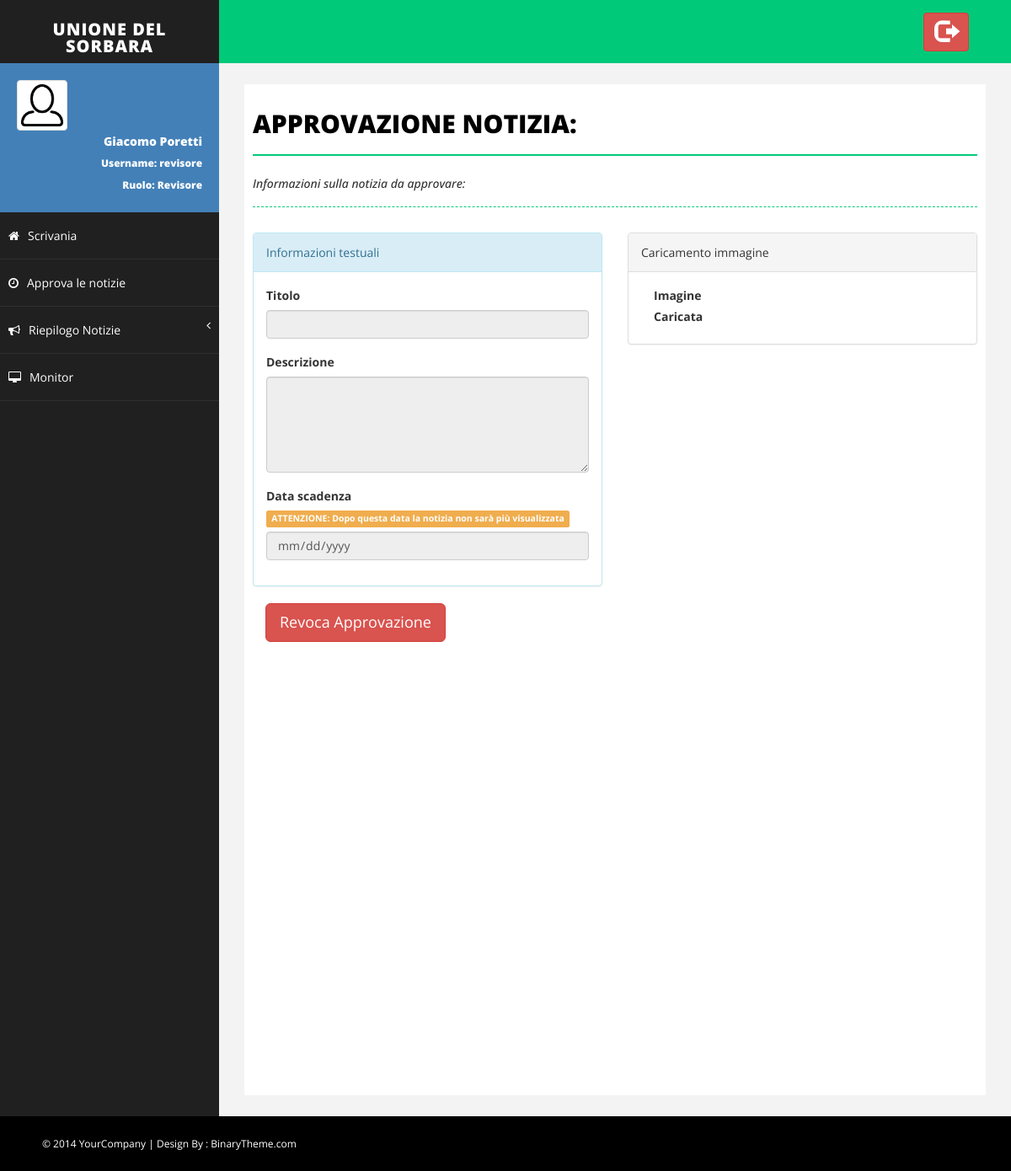
/approva/19 (signed in), run on an earlier commit of the app's database.
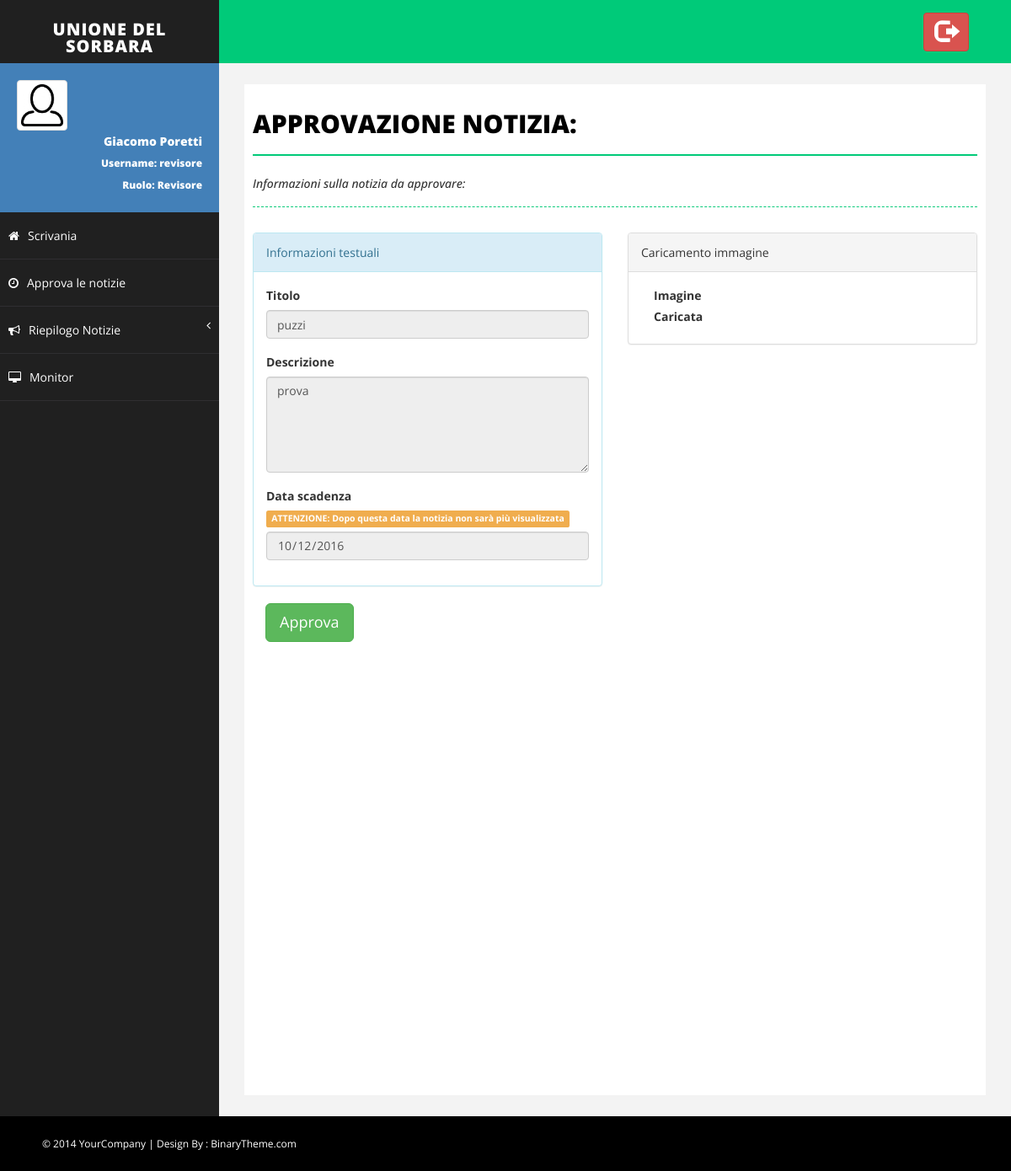
And on a later commit of the database.
### Monitor/models.py (models this page shows, shortened)
class Notizia(models.Model):
    titolo = models.CharField(max_length=settings.MAX_LUN_TITOLO)
    descrizione = models.TextField(max_length=settings.MAX_LUN_DESCRIZIONE)
    immagine = models.ImageField(upload_to=get_nome_immagine_notizia, default=None, blank=True)
    approvata = models.BooleanField(default=False)
    inserzionista = models.ForeignKey(MyUser)
    data_inserimento = models.DateTimeField(default=timezone.now)
    data_scadenza = models.DateTimeField(default=timezone.now()+datetime.timedelta(days=15))

### Monitor/views.py (the view, shortened to what this page needs)
# urls.py: url(r'^approva/(?P<id_notizia>[0-9]+)$', views.approva_notizia, name='approva_notizia'),
@group_required('Revisore', login_url='/login')
def approva_notizia(request, id_notizia):
    notizia = Notizia.objects.filter(pk=id_notizia).last()
    if request.method == 'GET':
        return render(request, 'Monitor/approva_notizie.html', {'notizia': notizia})

### Monitor/templatetags/Monitor_extras.py (called while the page is built)
@register.filter(name='has_group')
def has_group(user, group_name):
    group = Group.objects.get(name=group_name)
    return True if group in user.groups.all() else False

@register.filter(name='is_admin')
def is_admin(user):
    return user.is_superuser

### Monitor/templates/Monitor/approva_notizie.html (shortened to what this page needs)
{% extends 'Monitor/base.html' %}
{% block body %}
    <div id="page-inner">
        <form role="form" action="{% url 'Monitor:approva_notizia' notizia.id %}" method="post">
            <div class="row">
                <div class="col-md-12">
                    <h1 class="page-head-line">Approvazione notizia:</h1>
                    <h1 class="page-subhead-line">Informazioni sulla notizia da approvare:</h1>
                </div>
            </div>
            <div class="row">
                <div class="col-md-6">
                    <div class="panel panel-info">
                        <div class="panel-heading">
                            Informazioni testuali
                        </div>
                        <div class="panel-body">
                            <div class="form-group">
                                <label>Titolo</label>
                                <input class="form-control" type="text" name="titolo" value="{{ notizia.titolo }}" disabled>
                            </div>
                            <div class="form-group">
                                <label>Descrizione</label>
                                <textarea class="form-control" rows="5" name="descrizione" disabled>{{ notizia.descrizione }}</textarea>
                            </div>
                            <div class="form-group">
                                <label>Data scadenza <span class="label label-warning" ><strong>ATTENZIONE:</strong> Dopo questa data la notizia non sarà più visualizzata</span></label>
                                <input class="form-control" type="date" name="data_scadenza" value="{{ notizia.data_scadenza|date:"Y-g-d" }}" disabled>
                            </div>
                        </div>
                    </div>
                </div>
                <div class="col-md-6">
                    <div class="panel panel-default">
                        <div class="panel-heading">
                            Caricamento immagine
                        </div>
                        <div class="panel-body">
                            <div class="form-group">
                                <label class="control-label col-lg-4">Imagine Caricata</label>
                            </div>
                        </div>
                    </div>
                </div>
            </div>
            <div class="col-md-6">
                {% if notizia.approvata == False %}
                    <button type="submit" class="btn btn-lg btn-success" >Approva</button>
                {% else %}
                    <button type="submit" class="btn btn-lg btn-danger" >Revoca Approvazione</button>
                {% endif %}
            </div>
        </form>
    </div>
{% endblock %}

What changed in the data, as far as the page shows it:
added Notizia: titolo "puzzi", descrizione "prova", data_scadenza "10/12/2016"
Also different on the page:
text no longer shown: "Revoca Approvazione"
text now shown: "Approva"
